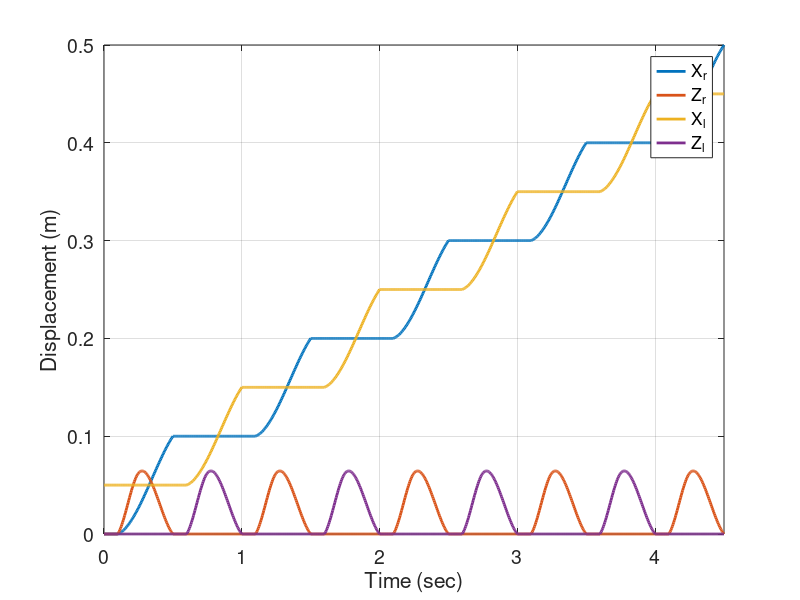

Write the MATLAB code that produced this figure.
clear all
clc
close all

T_cycle = 1; % works for xr, zr
t_vec=linspace(0,5*T_cycle,1001);


Lstep = .05  ;
% Lstep = 0.2;

FootHeight = 0 ;

t2 = 0.10;
t3 = 0.25;
t4 = 0.5;

for i=1:length(t_vec)
    t_shit=t_vec(i);
    t = mod(t_shit,T_cycle);
    tl = mod(t_shit-0.5*T_cycle,T_cycle);
    
    c = floor(t_shit/T_cycle);
%     c=0;
    d = floor( (t_shit+0.5*T_cycle )/T_cycle);
    if mod(t,T_cycle) < t2
        xr(i) = -Lstep + c*2*Lstep;
        zr(i) = FootHeight;
        
        
    elseif mod(t,T_cycle)<t3
        xr(i) = -1.2848*t^3 + 1.4202*t^2 - 0.1938*t - 0.0435 + c*2*Lstep;
        zr(i) = -19.724*t^3 + 10.2116*t^2 - 1.2359*t + 0.0412;
    elseif mod(t,T_cycle)<t4
        xr(i) = -1.5144*t^3 + 1.5855*t^2 - 0.2334*t - 0.0404 + c*2*Lstep;
        zr(i) = 8.1169*t^3 - 9.8338*t^2 + 3.575*t - 0.3437;
        
    else
        
        xr(i) = Lstep + c*2*Lstep;
        zr(i) = FootHeight;
    end
    
%     if mod(tl,T_cycle)<t2
%         xl(i) = -1.5144*tl^3 + 1.5855*tl^2 - 0.2334*tl - 0.0404 + d*2*Lstep;
%         zl(i) = 8.1169*tl^3 - 9.8338*tl^2 + 3.575*tl - 0.3437;
%         
%     elseif mod(tl,T_cycle)<t3
%         xl(i) = Lstep + d*2*Lstep;
%         zl(i) = FootHeight;
%     elseif mod(tl,T_cycle)<t4
%         xl(i) = -Lstep + d*2*Lstep;
%         zl(i) = FootHeight;
%     else
%         xl(i) = -1.2848*tl^3 + 1.4202*tl^2 - 0.1938*tl - 0.0435 + d*2*Lstep;
%         zl(i) = -19.724*tl^3 + 10.2116*tl^2 - 1.2359*tl + 0.0412;
%         
%         
%     end
end

xl = xr;
zl = zr;
xr = xr+Lstep;
t_vec_l = t_vec - (T_cycle/2);

t_vec_new = t_vec_l(101:end);
xl_new = xl(101:end);
zl_new = zl(101:end);

xr_new = xr(1:end-100);
zr_new = zr(1:end-100);

figure
plot(t_vec_new,xr_new,'LineWidth',2)
hold on
plot(t_vec_new,zr_new,'LineWidth',2)
plot(t_vec_new,xl_new,'LineWidth',2)
plot(t_vec_new,zl_new,'LineWidth',2)
legend('X_r','Z_r','X_l','Z_l')
xlabel('Time (sec)')
ylabel('Displacement (m)')
set(gca,'FontSize',14)
axis([0 4.5 0  0.5])
grid on

% data_to_export = [t_vec_new;xr_new;zr_new;xl_new;zl_new];
% 
% csvwrite('data.csv',data_to_export);
